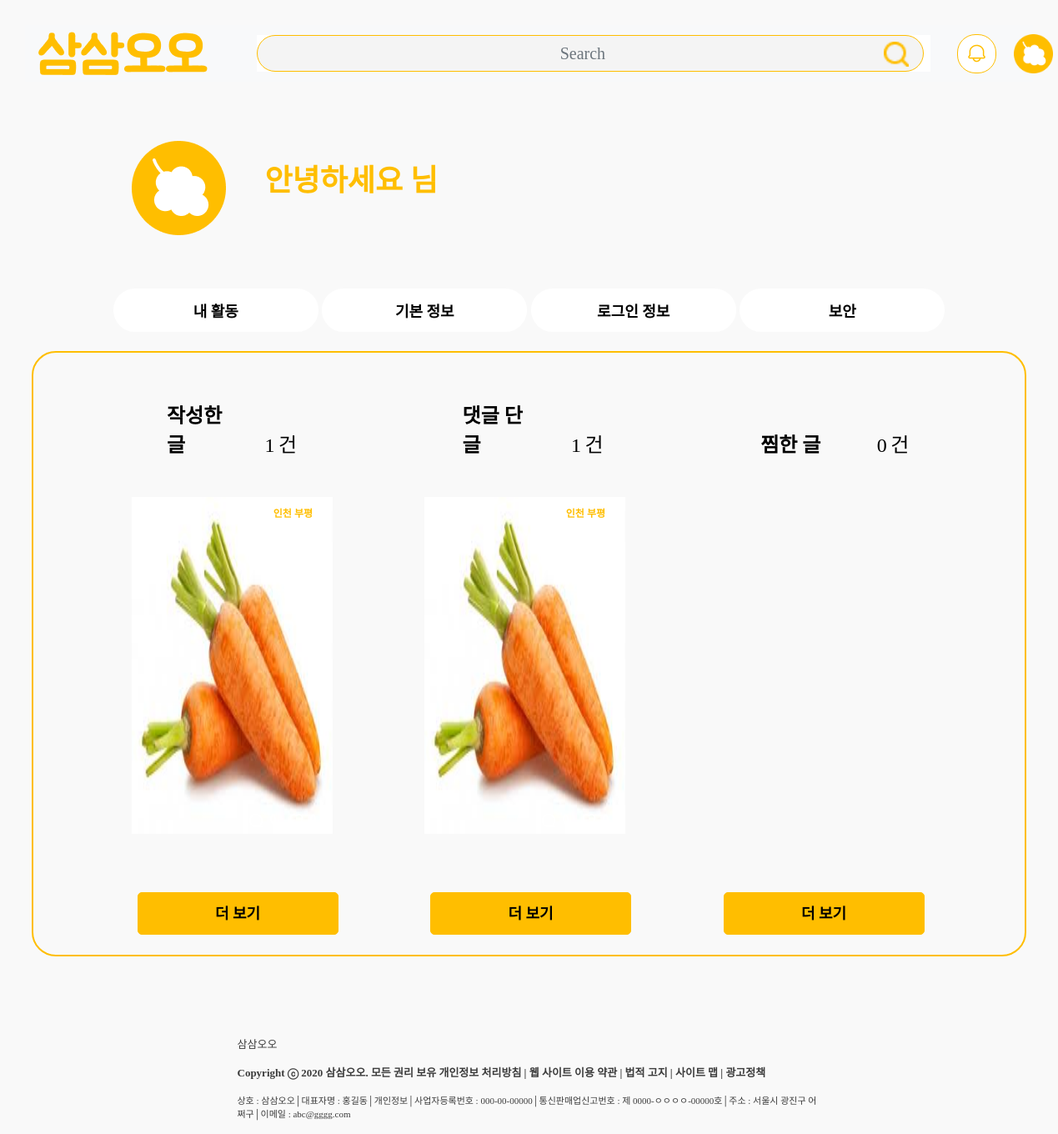
The page /my_activity/ (signed in) on the database as committed earlier.
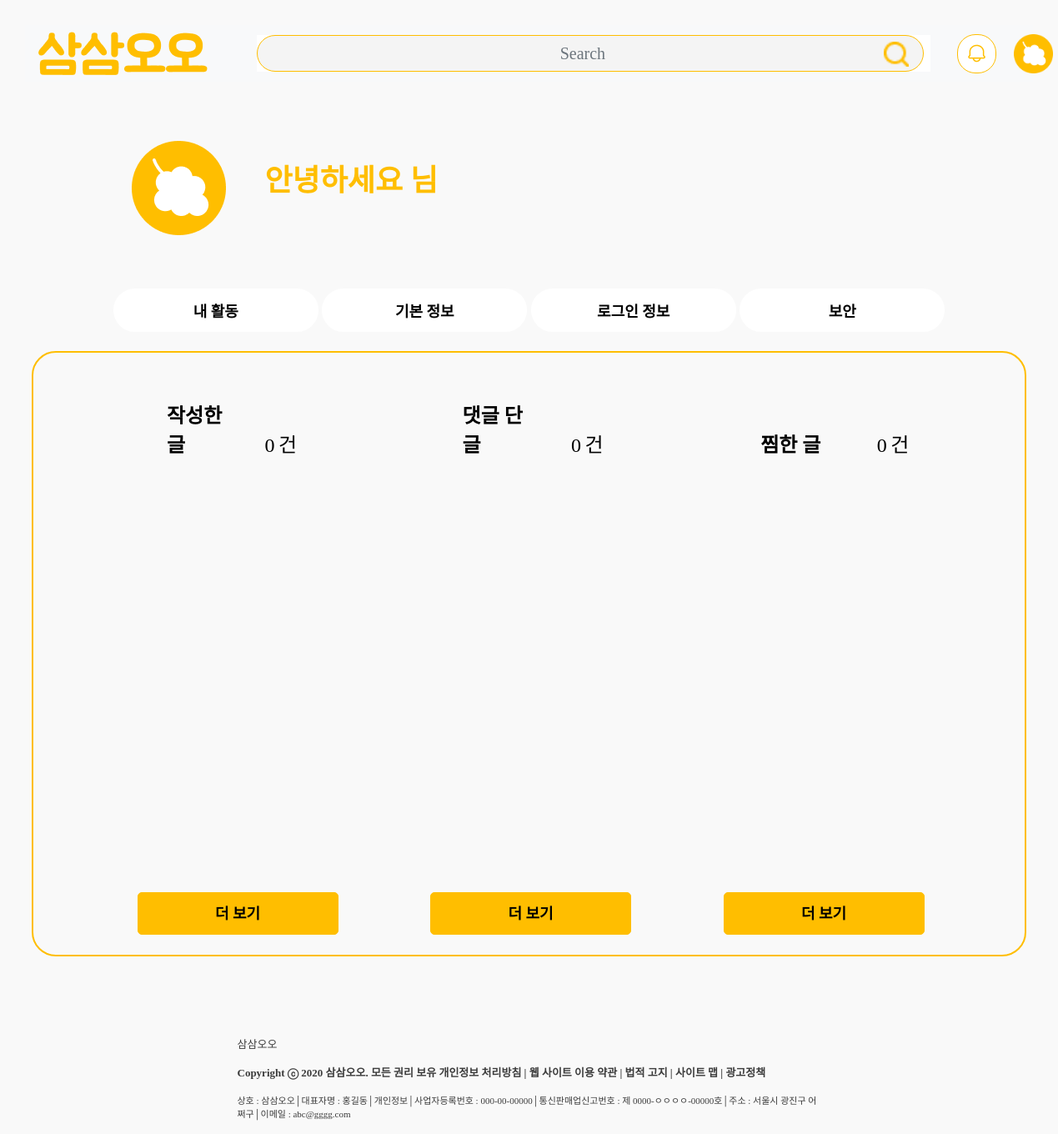
The same page on the database as committed later.
### photo/models.py (models this page shows, shortened)
class Photo(models.Model):
    author = models.ForeignKey(settings.AUTH_USER_MODEL, on_delete=models.CASCADE, related_name='photos')
    title = models.CharField(max_length=13, default = '')
    text = models.TextField(max_length=180, default = '')
    area = models.TextField(max_length=15, default = '')
    category = models.CharField(max_length=50, choices=FOOD_CHOICES, default = '')
    count = models.IntegerField(validators=[MinValueValidator(0), MaxValueValidator(99)], default=0)
    money = models.IntegerField(validators=[MinValueValidator(0), MaxValueValidator(99999)], default=0)
    created = models.DateTimeField(auto_now_add=True)
    updated = models.DateTimeField(auto_now=True)
    time_now = ''
    lat = models.TextField(default='')
    lng = models.TextField(default='')
    like = models.ManyToManyField(settings.AUTH_USER_MODEL, related_name='like_post', blank=True)
    url = models.URLField(default='')
    deal = models.CharField(max_length=50, choices=FlAG, default='모집 중')
    class Meta:
        ordering = ['-created']

### photo/views.py (the view, shortened to what this page needs)
# urls.py: path("my_activity/", views.my_activity, name='my_activity'),
def my_activity(request):
    articles = Photo.objects.all()
    img = InsertedImage.objects.all()
    comment = Comment.objects.all()
    article_dict1 = {}
    article_dict2 = {}
    article_dict3 = {}
    count1 = 0
    count2 = 0
    count3 = 0
    flag1 = 1
    flag2 = 1
    flag3 = 1
    for i in range(0, comment.__len__()):
        temp = comment[i]
        if temp.username == request.user:
            photo_tmp = temp.photo
            count2 = count2 + 1
            if flag2 == 1:
                for j in range(0, img.__len__()):
                    if img[j].photo == photo_tmp:
                        img_obj = img[j]
                        flag2 = 0
                        break
                article_dict2[photo_tmp] = img_obj.image.url
    for i in range(0, articles.__len__()):
        tmp = articles[i]
        if tmp.author == request.user:
            count1 = count1 + 1
            if flag1 == 1:
                for j in range(0, img.__len__()):
                    if img[j].photo == tmp:
                        img_obj = img[j]
                        flag1 = 0
                        break
                article_dict1[articles[i]] = img_obj.image.url
    return render(request, "photo/my_activity.html",
                  {"data1": article_dict1, "data2": article_dict2, "data3": article_dict3, "count1": count1,
                   "count2": count2, "count3": count3})

### photo/templates/photo/my_activity.html (shortened to what the changed rows need)
{% extends 'accounts/profile.html' %}
{% load static %}
{% block submenu %}
<head>
    <link rel="stylesheet" href="{% static 'css/written_photo.css' %}">
</head>
<form method="POST">
    <div style="margin-top: 19px; margin: 0 auto; width: 1193px; background: #F9F9F9; border: 2px solid #FFBE00; border-radius: 29px;">
        <div style="margin-top: 59px; margin-left:160px;">
            <p style="display:inline-block; width: 94px;height: 35px;font-family: Noto Sans KR;font-style: normal;font-weight: bold;font-size: 24px;line-height: 35px;color: #000000;">작성한 글</p>
            <p class="count" style="margin-left: 19px; ">{{ count1 }}</p>
            <p class="count">건</p>
            <p style="margin-left: 194px; display:inline-block; width: 100px;height: 35px;font-family: Noto Sans KR;font-style: normal;font-weight: bold;font-size: 24px;line-height: 35px;color: #000000;">댓글 단 글</p>
            <p class="count" style="margin-left: 26px; ">{{ count2 }}</p>
            <p class="count">건</p>
            <p style="margin-left: 184px; display:inline-block; width: 94px;height: 35px;font-family: Noto Sans KR;font-style: normal;font-weight: bold;font-size: 24px;line-height: 35px;color: #000000;">찜한 글</p>
            <p class="count" style="margin-left: 41px; ">{{ count3 }}</p>
            <p class="count">건</p>
        </div>
        <div style="overflow:hidden; margin-top: 28px; margin-left:78px;">
            {% if data1 %}
                {% for article, image in data1.items %}
                    <div style="margin-left: 40px; margin-right:110px; z-index: 1; position:relative; cursor:pointer;" class="article" onclick ="location.href='{% url 'photo:detail' article.id %}'">
                        <img src="{{ image }}" class="article" style="">
                        <p class="area" style="z-index: 3; position: absolute; right: 12px; top: 10px;"> {{ article.area }}</p>
                        <div class="bg_parent">
                            <div class="show_count" style="z-index: 3; position: absolute; right:0; bottom: 0px; width: 100px; height: 30px;">
                                <img style="display: inline-block;" src="{% static 'img/comment_white.png' %}"/>
                                <p class="white" style="display: inline-block; margin-left: 4px;"> 0 </p>
                                <img style="margin-left:12px; display: inline-block;" src="{% static 'img/heart_white.png' %}"/>
                                <p class="white" style="margin-left:4px; display: inline-block;"> {{ article.like.count }}</p>
                            </div>
                        </div>
                    </div>
                {% endfor %}
            {% else %}
            <div style="margin-right:110px; z-index: 1; position:relative; cursor:pointer;" class="article"></div>
            {% endif %}
            {% if data2 %}
                {% for article, image in data2.items %}
                    <div style="margin-right:110px; z-index: 1; position:relative; cursor:pointer;" class="article" onclick ="location.href='{% url 'photo:detail' article.id %}'">
                        <img src="{{ image }}" class="article" style="">
                        <p class="area" style="z-index: 3; position: absolute; right: 12px; top: 10px;"> {{ article.area }}</p>
                        <div class="bg_parent">
                            <div class="show_count" style="z-index: 3; position: absolute; right:0; bottom: 0px; width: 100px; height: 30px;">
                                <img style="display: inline-block;" src="{% static 'img/comment_white.png' %}"/>
                                <p class="white" style="display: inline-block; margin-left: 4px;"> 0 </p>
                                <img style="margin-left:12px; display: inline-block;" src="{% static 'img/heart_white.png' %}"/>
                                <p class="white" style="margin-left:4px; display: inline-block;"> {{ article.like.count }}</p>
                            </div>
                        </div>
                    </div>
                {% endfor %}
            {% else %}
            <div style="margin-right:110px; z-index: 1; position:relative; cursor:pointer;" class="article"></div>
            {% endif %}
            {% if data3 %}
                {% for article, image in data3.items %}
                    <div style="margin-right:25px; z-index: 1; position:relative; cursor:pointer;" class="article" onclick ="location.href='{% url 'photo:detail' article.id %}'">
                        <img src="{{ image }}" class="article" style="">
                        <p class="area" style="z-index: 3; position: absolute; right: 12px; top: 10px;"> {{ article.area }}</p>
                        <div class="bg_parent">
                            <div class="bg">
                                <div style="margin-top: 172px; width: 240px; height: 404px; text-align: center; ">
                                    <p class="title">{{ article.title }}</p>
                                    <div>
                                        <span class="yellow_font">{{ article.count }}</span>
                                        <span style="margin-left:5px;" class="white_font">개</span>
                                        <span style="margin-left:16px;" class="yellow_font">{{ article.money }}</span>
                                        <span style="margin-left:13px;"class="white_font">원</span>
                                    </div>
                                </div>
                            </div>
                            <div class="show_count" style="z-index: 3; position: absolute; right:0; bottom: 0px; width: 100px; height: 30px;">
                                <img style="display: inline-block;" src="{% static 'img/comment_white.png' %}"/>
                                <p class="white" style="display: inline-block; margin-left: 4px;"> 0 </p>
                                <img style="margin-left:12px; display: inline-block;" src="{% static 'img/heart_white.png' %}"/>
                                <p class="white" style="margin-left:4px; display: inline-block;"> {{ article.like.count }}</p>
                            </div>
                        </div>
                    </div>
                {% endfor %}
            {% else %}
            <div style="margin-right:110px; z-index: 1; position:relative; cursor:pointer;" class="article"></div>
            {% endif %}
        </div>
    </div>
</form>
{% endblock %}

Rows that differ between the two databases and show on the page:
removed Photo: area "인천 부평"
Other text that changed with them:
{{ count1 }}: "1" → "0"
{{ count2 }}: "1" → "0"
